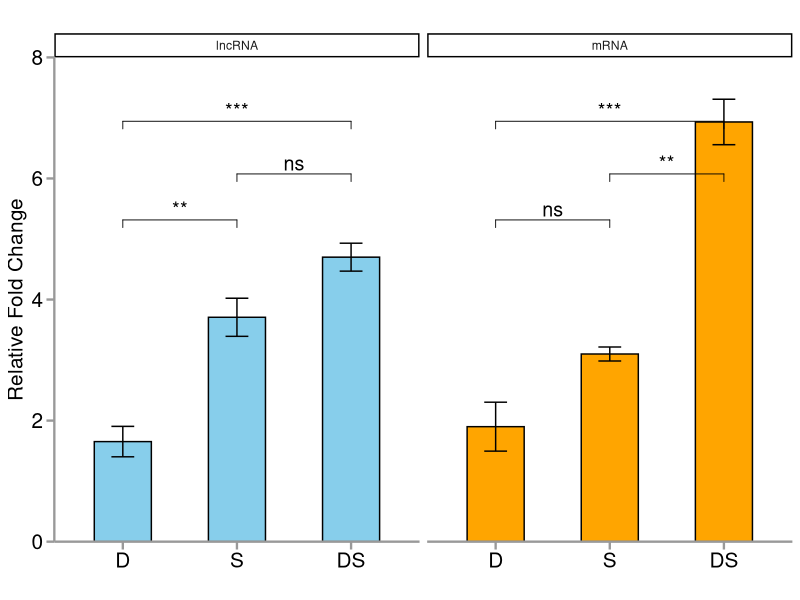

This chart was generated by the following R code:
# Load the necessary libraries
library(ggplot2)
library(ggpubr)
library(tidyr)

# Create the data frame
data <- data.frame(
  lncRNA = c(1.52, 2.14, 1.30, 4.24, 3.15, 3.73, 4.30, 5.10, 4.70),
  mRNA = c(1.60, 2.70, 1.40, 3.30, 2.90, 3.10, 7.60, 6.30, 6.90),
  group = factor(c("D", "D", "D", "S", "S", "S", "DS", "DS", "DS"), 
                 levels = unique(c("D", "S", "DS")))
)

# Reshape the data to long format
data_long <- pivot_longer(data, cols = c(lncRNA, mRNA), names_to = "type", values_to = "value")

# Create the faceted bar plot using ggpubr
ggbarplot(
  data_long, 
  x = "group", 
  y = "value", 
  fill = "type",
  add = "mean", 
  color = "black",
  width = 0.5,
  facet.by = "type", # Facet by the 'type' column
  scales = "fixed", # Allow different y-scales for each facet
  xlab = "", 
  ylab = "Relative Fold Change",
  title = ""
) + 
  # Add error bars
  stat_summary(
    fun.data = mean_se, 
    geom = "errorbar", 
    width = 0.2
  ) + 
  # Add statistical comparisons
  stat_compare_means(
    comparisons = list(c("D", "S"), c("D", "DS"), c("S", "DS")),
    label = "p.signif", # Show significance levels
    method = "t.test", 
    tip.length = 0.02,
    vjust = 0.1, 
    size = 5, 
    step.increase = 0.1,
    label.y = c(5, 6, 4.5)) + 
  # Apply custom theme and scales
  theme_classic() +
  scale_fill_manual(values = c('lncRNA' = 'skyblue', 'mRNA' = 'orange')) +
  scale_y_continuous(limits = c(0, 8), breaks = seq(0, 8, by = 2), expand = c(0, 0)) + 
  theme(
    axis.line = element_line(linewidth = 0.8, colour = "gray60"),
    axis.ticks = element_line(linewidth = 0.8, colour = "gray60"),
    axis.text.x = element_text(size = 15, colour = "black"), 
    axis.text.y = element_text(size = 15, colour = "black"),
    axis.title.y = element_text(size = 15, colour = "black"), 
    axis.ticks.length = unit(0.2, "cm"), 
    legend.position = "none"
  )
